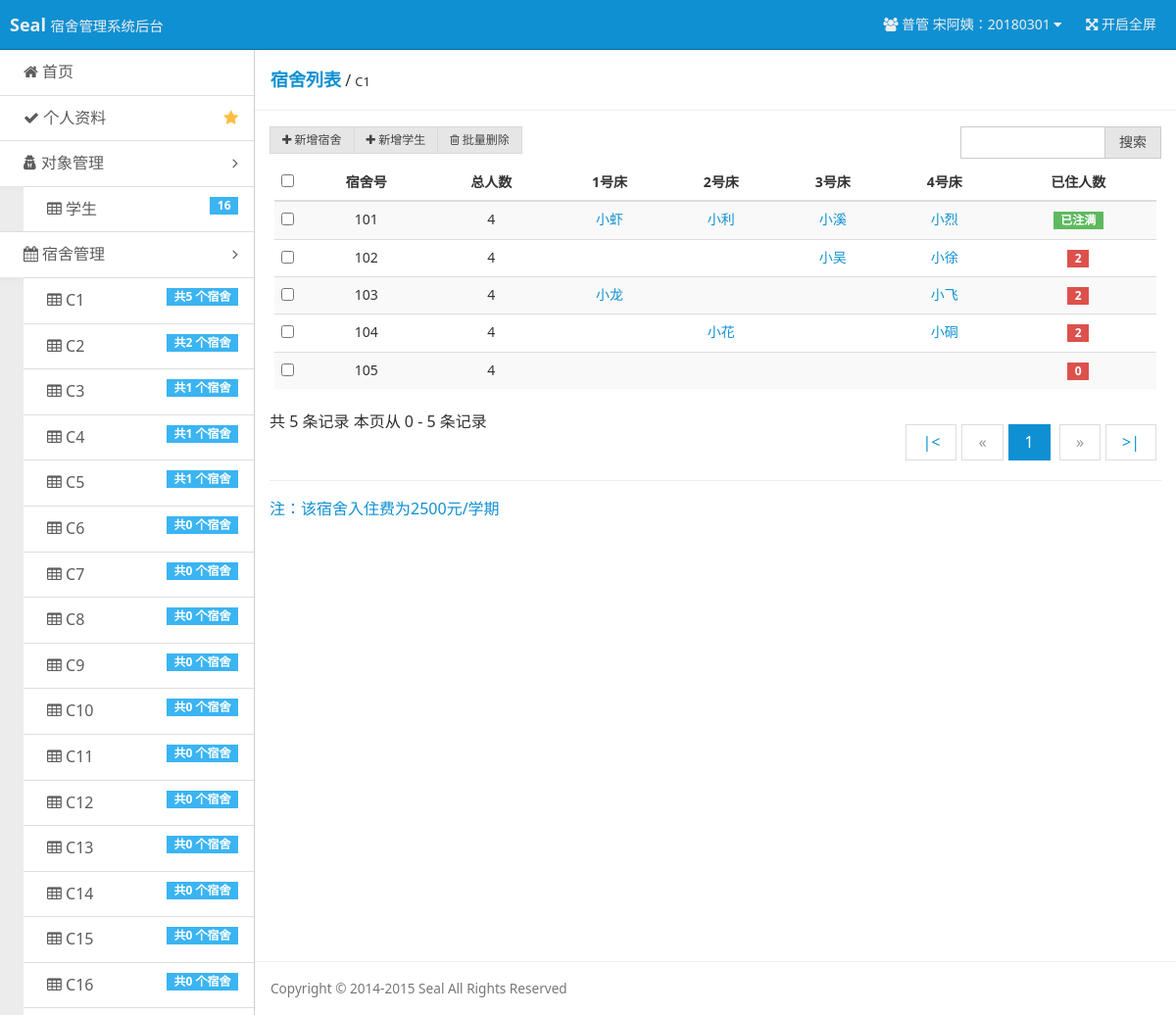
Page /?r=list-dormitories&db_id=1 (signed in) on the committed database.
### tables this page shows
CREATE TABLE `users` (
  `u_id` int(11) NOT NULL AUTO_INCREMENT,
  `u_no` int(11) NOT NULL,
  `u_name` char(20) NOT NULL,
  `u_password` char(100) NOT NULL,
  `u_permission` int(11) DEFAULT NULL,
  PRIMARY KEY (`u_id`),
  UNIQUE KEY `u_no` (`u_no`)
);

CREATE TABLE `dormitory_builds` (
  `db_id` int(11) NOT NULL AUTO_INCREMENT,
  `db_name` char(20) NOT NULL,
  `d_price` int(20) NOT NULL,
  PRIMARY KEY (`db_id`),
  UNIQUE KEY `db_name` (`db_name`)
);

CREATE TABLE `dormitories` (
  `d_id` int(11) NOT NULL AUTO_INCREMENT,
  `d_name` char(20) NOT NULL,
  `d_bed_num` int(11) NOT NULL,
  `d_stu_num_now` int(11) NOT NULL,
  `db_id` int(11) NOT NULL,
  PRIMARY KEY (`d_id`)
);

CREATE TABLE `students` (
  `s_id` int(11) NOT NULL AUTO_INCREMENT,
  `s_no` int(11) NOT NULL,
  `s_sex` char(20) NOT NULL DEFAULT '男',
  `s_age` int(11) DEFAULT NULL,
  `s_department` char(100) DEFAULT NULL,
  `s_grade` char(20) DEFAULT NULL,
  `s_phone` char(20) DEFAULT NULL,
  `d_id` int(11) NOT NULL,
  `s_bed` int(11) DEFAULT NULL,
  PRIMARY KEY (`s_id`),
  UNIQUE KEY `s_no` (`s_no`),
  KEY `d_id` (`d_id`)
);

### index.php (called while the page is built, shortened)
<?php
$action = $_GET['r'] == '' ? 'index' : $_GET['r'];
include('pages/' . $action . '.php');

### inc/checklogin.php (called while the page is built, shortened)
<?php
$user = $_COOKIE ['user'];
$user_permission = $_COOKIE ['user_permission'];
if ($user == "") {
    header ( "Location: ?r=login" );
    exit ();
} else {
    $query = "SELECT * FROM users WHERE u_no='$user'";
    $result = mysql_query ( $query ) or die ( 'SQL语句有误：' . mysql_error () );
    $users = mysql_fetch_array ( $result );
    switch ($user_permission) {
        case 1 :
            $username = "普管 {$users ['u_name']}：" . $users ['u_no'];
            $user_no = $users ['u_no'];
            break;
    }
}

### tools/tool_database.php (called while the page is built, shortened)
<?php
function queryDorBuildNameById($db_id)
{
    $db_query = "SELECT db_name FROM dormitory_builds WHERE db_id=$db_id ORDER BY db_id";
    $db_result = mysql_query($db_query) or die ('SQL语句有误：' . mysql_error());
    $db = mysql_fetch_array($db_result);
    return $db['db_name'];
}
function queryDorBuildPriceById($db_id)
{
    $dor_build_query = "SELECT d_price FROM dormitory_builds WHERE db_id=$db_id ORDER BY db_id";
    $dor_build_result = mysql_query($dor_build_query) or die ('SQL语句有误：' . mysql_error());
    $dor_build = mysql_fetch_array($dor_build_result);
    return $dor_build['d_price'];
}
function queryNameByUno($u_no)
{
    $users_query = "SELECT u_name FROM users WHERE u_no='$u_no' ORDER BY u_id DESC";
    $users_result = mysql_query($users_query) or die ('SQL语句有误：' . mysql_error());
    $users = mysql_fetch_array($users_result);
    return $users['u_name'];
}

### pages/list-dormitories.php (the view, shortened to what this page needs)
<?php
require 'inc/checklogin.php';
require 'tools/tool_database.php';
$db_id = $_GET["db_id"];
$db_name = queryDorBuildNameById($db_id);
$num_rec_per_page = 10;
if (isset($_GET["page"])) {
    $page = $_GET["page"];
} else {
    $page = 1;
};
$start_from = ($page - 1) * $num_rec_per_page;
$dor_single_query_page = "SELECT * FROM dormitories WHERE db_id=$db_id ORDER BY d_name LIMIT {$start_from}, {$num_rec_per_page}";
$dor_single_result_page = mysql_query($dor_single_query_page) or die ('SQL语句有误：' . mysql_error());
$dor_query = "SELECT * FROM dormitories WHERE db_id=$db_id ORDER BY d_id";
$dor_result = mysql_query($dor_query) or die ('SQL语句有误：' . mysql_error());
$dor_count = mysql_num_rows($dor_result);
?>
<!doctype html>
<html class="no-js">
<head>
    <link rel="stylesheet" href="assets/css/amazeui.min.css"/>
    <link rel="stylesheet" href="assets/css/admin.css">
</head>
<body>
<header class="am-topbar am-topbar-inverse admin-header">
    <?php require 'template/header.php'; ?>
</header>
<div class="am-cf admin-main">
    <?php require 'template/sidebar.php'; ?>
    <div class="admin-content">
        <div class="admin-content-body">
            <div class="am-cf am-padding am-padding-bottom-0">
                <div class="am-fl am-cf"><strong class="am-text-primary am-text-lg">宿舍列表</strong> /
                    <small><?php echo $db_name ?></small>
                </div>
            </div>
            <hr>
            <div class="am-g">
                <div class="am-u-sm-12 am-u-md-6" <?php if ($user_permission == -1) echo 'style="display: none;"' ?>>
                    <div class="am-btn-toolbar">
                        <div class="am-btn-group am-btn-group-xs">
                            <button id="bt_add_dor" type="button" class="am-btn am-btn-default"><span
                                        class="am-icon-plus"></span> 新增宿舍
                            </button>
                            <button id="bt_add_stu" type="button" class="am-btn am-btn-default"><span
                                        class="am-icon-plus"></span> 新增学生
                            </button>
                            <button id="bt_del" type="button" class="am-btn am-btn-default"><span
                                        class="am-icon-trash-o"></span>
                                批量删除
                            </button>
                        </div>
                    </div>
                </div>
                <div class="am-u-sm-12 am-u-md-3">
                    <div class="am-input-group am-input-group-sm">
                        <input type="text" class="am-form-field">
                        <span class="am-input-group-btn">
            <button class="am-btn am-btn-default" type="button">搜索</button>
          </span>
                    </div>
                </div>
            </div>
            <div class="am-g">
                <div class="am-u-sm-12">
                    <form class="am-form">
                        <table class="am-table am-table-striped am-table-hover table-main">
                            <thead>
                            <tr>
                                <th class="table-check"><input type="checkbox"/></th>
                                <th style="text-align: center">宿舍号</th>
                                <th style="text-align: center">总人数</th>
                                <th style="text-align: center">1号床</th>
                                <th style="text-align: center">2号床</th>
                                <th style="text-align: center">3号床</th>
                                <th style="text-align: center">4号床</th>
                                <th style="text-align: center">已住人数</th>
                            </tr>
                            </thead>
                            <tbody>
                            <?php
                            while ($dormitories = mysql_fetch_array($dor_single_result_page)) {
                                ?>
                                <tr>
                                    <td><input type="checkbox"/></td>
                                    <td align="center"><?php echo $dormitories['d_name'] ?></td>
                                    <td align="center"><?php echo $dormitories['d_bed_num'] ?></td>
                                    <?php
                                    $dor_query_page = "SELECT dormitories.*, students.s_no, students.s_bed,students.d_id  FROM students, dormitories WHERE dormitories.db_id=$db_id AND students.d_id=dormitories.d_id  AND students.d_id={$dormitories['d_id']} ORDER BY students.s_bed LIMIT {$start_from}, {$num_rec_per_page}";
                                    $dor_result_page = mysql_query($dor_query_page) or die ('SQL语句有误：' . mysql_error());
                                    $i = 1;
                                    $isSameDor = false;
                                    while ($i <= 4) {
                                        if (!$isSameDor) {
                                            $dormitories_d = mysql_fetch_array($dor_result_page);
                                            $isSameDor = true;
                                        }
                                        if ($dormitories_d['s_bed'] == $i) {
                                            $isSameDor = false;
                                            echo "<td align=\"center\"><a href=\"?r=user-stu&sno={$dormitories_d['s_no']}&edit_target=";
                                            if ($dormitories_d['s_no'] == $user_no) echo "self"; else if ($user_permission == -1) echo "others&tno=$user_no"; else echo "others";
                                            echo "\">";
                                            echo queryNameByUno($dormitories_d['s_no']);
                                            echo "</a></td>";
                                        } else echo "<td align=\"center\"></td>";
                                        $i++;
                                    }
                                    ?>
                                    <td align="center"><?php if ($dormitories['d_stu_num_now'] >= $dormitories['d_bed_num']) echo "<span class=\"am-badge am-badge-success\">已注满</span>"; else echo "<span class=\"am-badge am-badge-danger\">{$dormitories['d_stu_num_now']}</span>" ?></td>
                                </tr>
                            <?php } ?>
                            </tbody>
                        </table>
                        <div class="am-cf">
                            共 <?php echo $dor_count ?> 条记录
                            <?php
                            if ($start_from + $num_rec_per_page > $dor_count) {
                                echo "本页从 $start_from - $dor_count 条记录";
                            } else {
                                $end_with = $start_from + $num_rec_per_page;
                                echo "本页从 $start_from - $end_with 条记录";
                            }
                            ?>
                            <div class="am-fr">
                                <ul class="am-pagination">
                                    <?php
                                    $total_records = $dor_count;
                                    $total_pages = ceil($total_records / $num_rec_per_page);
                                    echo "<li><a href='?r=list-dormitories&db_id=$db_id&page=1'>" . '|<' . "</a></li>";
                                    $page_forward = $page - 1;
                                    if ($page_forward > 0) {
                                        echo "<li><a href='?r=list-dormitories&db_id=$db_id&page=$page_forward'>«</a></li>";
                                    } else {
                                        echo "<li class=\"am-disabled\"><a href='?r=list-dormitories&db_id=$db_id&page=$page_forward'>«</a></li>";
                                    }
                                    for ($i = 1; $i <= $total_pages; $i++) {
                                        $page_current = "page_current$i";
                                        echo "<li id='$page_current'><a href='?r=list-dormitories&db_id=$db_id&page=" . $i . "'>" . $i . "</a></li> ";
                                    };
                                    $page_next = $page + 1;
                                    if ($page_next <= $total_pages) {
                                        echo "<li><a href='?r=list-dormitories&db_id=$db_id&page={$page_next}'>»</a></li>";
                                    } else {
                                        echo "<li class=\"am-disabled\"><a href='?r=list-dormitories&db_id=$db_id&page=$page_next'>»</a></li>";
                                    }
                                    echo "<li><a href='?r=list-dormitories&db_id=$db_id&page=$total_pages'>" . '>|' . "</li> ";
                                    ?>
                                </ul>
                            </div>
                        </div>
                        <hr/>
                        <p><a>注：该宿舍入住费为<?php echo queryDorBuildPriceById($db_id); ?>元/学期</a></p>
                    </form>
                </div>
            </div>
        </div>
        <footer class="admin-content-footer">
            <?php require 'template/footer.php'; ?>
        </footer>
    </div>
</div>
    <?php require 'template/footer.php'; ?>
</body>
</html>

### template/header.php (shortened to what this page needs)
<div class="am-topbar-brand">
    <strong>Seal</strong>
    <small>宿舍管理系统后台</small>
</div>
<div class="am-collapse am-topbar-collapse" id="topbar-collapse">
    <ul class="am-nav am-nav-pills am-topbar-nav am-topbar-right admin-header-list">
        <li class="am-dropdown" data-am-dropdown>
            <a class="am-dropdown-toggle" data-am-dropdown-toggle href="javascript:;">
                <span class="am-icon-users"></span> <?php echo $username ?> <span class="am-icon-caret-down"></span>
            </a>
        </li>
        <li class="am-hide-sm-only"><a href="javascript:;" id="admin-fullscreen"><span class="am-icon-arrows-alt"></span> <span class="admin-fullText">开启全屏</span></a></li>
    </ul>
</div>

### template/sidebar.php (shortened to what this page needs)
<?php
$student_query = "SELECT * FROM users WHERE u_permission=-1 ORDER BY u_id DESC";
$student_result = mysql_query($student_query) or die ('SQL语句有误：' . mysql_error());
$students_count = mysql_num_rows($student_result);
$dormitory_builds_query = "SELECT * FROM dormitory_builds ORDER BY db_id ";
$dormitory_builds_result = mysql_query($dormitory_builds_query) or die ('SQL语句有误：' . mysql_error());
?>
<div class="admin-sidebar am-offcanvas" id="admin-offcanvas">
    <div class="am-offcanvas-bar admin-offcanvas-bar">
        <ul class="am-list admin-sidebar-list">
            <li><a href="?r=index"><span class="am-icon-home"></span> 首页</a></li>
            <?php
            switch ($user_permission) {
                case 1 :
                    $data_href = "?r=user-admin-normal&uno={$users['u_no']}&edit_target=self";
                    break;
            }
            ?>
            <li><a href="<?php echo $data_href ?>" class="am-cf"><span class="am-icon-check"></span> 个人资料<span
                            class="am-icon-star am-fr am-margin-right admin-icon-yellow"></span></a></li>
            <li class="admin-parent">
                <a class="am-cf" data-am-collapse="{target: '#object-nav'}"><span class="am-icon-user-secret"></span>
                    对象管理 <span class="am-icon-angle-right am-fr am-margin-right"></span></a>
                <ul class="am-list am-collapse admin-sidebar-sub am-in" id="object-nav">
                    <li><a href="?r=list-stu"><span class="am-icon-table"></span> 学生<span
                                    class="am-badge am-badge-secondary am-margin-right am-fr"><?php echo $students_count ?></span></a>
                    </li>
                </ul>
            </li>
            <li class="admin-parent" <?php if ($user_permission == -1) echo 'style="display: none;"' ?>>
                <a class="am-cf" data-am-collapse="{target: '#dormitory-nav'}"><span class="am-icon-calendar"></span>
                    宿舍管理 <span class="am-icon-angle-right am-fr am-margin-right"></span></a>
                <ul class="am-list am-collapse admin-sidebar-sub am-in" id="dormitory-nav">
                    <?php
                    while ($dormitory_builds = mysql_fetch_array($dormitory_builds_result)) {
                        ?>
                        <li><a href="?r=list-dormitories&db_id=<?php echo $dormitory_builds['db_id'] ?>"><span
                                        class="am-icon-table"></span> <?php echo $dormitory_builds['db_name'] ?>
                                <span
                                        class="am-badge am-badge-secondary am-margin-right am-fr">共<?php echo mysql_num_rows(mysql_query("SELECT dormitories.db_id FROM dormitories WHERE db_id={$dormitory_builds['db_id']} ORDER BY db_id ")) ?>
                                    个宿舍</span></a>
                        </li>
                    <?php } ?>
                </ul>
            </li>
        </ul>
    </div>
</div>

### rows in the picture
users: username "普管 宋阿姨：20180301"
dormitory_builds: db_name "C1", db_id "5", d_price "2500"
dormitory_builds: db_name "C2", db_id "2"
dormitory_builds: db_name "C3", db_id "1"
dormitory_builds: db_name "C4", db_id "1"
dormitory_builds: db_name "C5", db_id "1"
dormitory_builds: db_name "C6", db_id "0"
dormitory_builds: db_name "C7", db_id "0"
dormitory_builds: db_name "C8", db_id "0"
dormitory_builds: db_name "C9", db_id "0"
dormitory_builds: db_name "C10", db_id "0"
dormitory_builds: db_name "C11", db_id "0"
dormitory_builds: db_name "C12", db_id "0"
dormitory_builds: db_name "C13", db_id "0"
dormitory_builds: db_name "C14", db_id "0"
dormitory_builds: db_name "C15", db_id "0"
dormitory_builds: db_name "C16", db_id "0"
dormitories: d_name "101", d_bed_num "4", d_stu_num_now "已注满"
students: s_no.u_name "小虾"
students: s_no.u_name "小利"
students: s_no.u_name "小溪"
students: s_no.u_name "小烈"
dormitories: d_name "102", d_bed_num "4", d_stu_num_now "2"
students: s_no.u_name "小吴"
students: s_no.u_name "小徐"
dormitories: d_name "103", d_bed_num "4", d_stu_num_now "2"
students: s_no.u_name "小龙"
students: s_no.u_name "小飞"
dormitories: d_name "104", d_bed_num "4", d_stu_num_now "2"
students: s_no.u_name "小花"
students: s_no.u_name "小硐"
dormitories: d_name "105", d_bed_num "4", d_stu_num_now "0"

### other values in the picture
$students_count "16"
$dor_count "5"
$start_from "0"
